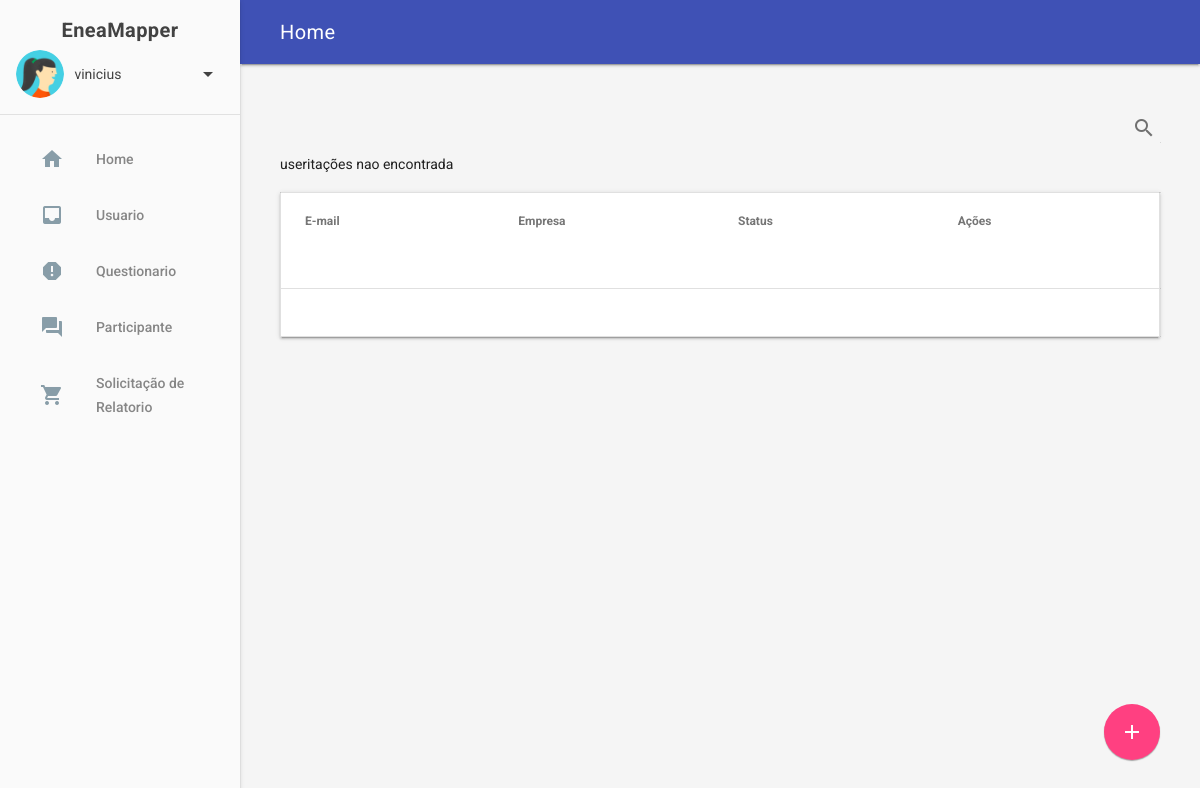
/participante/list (signed in), run on an earlier commit of the app's database.
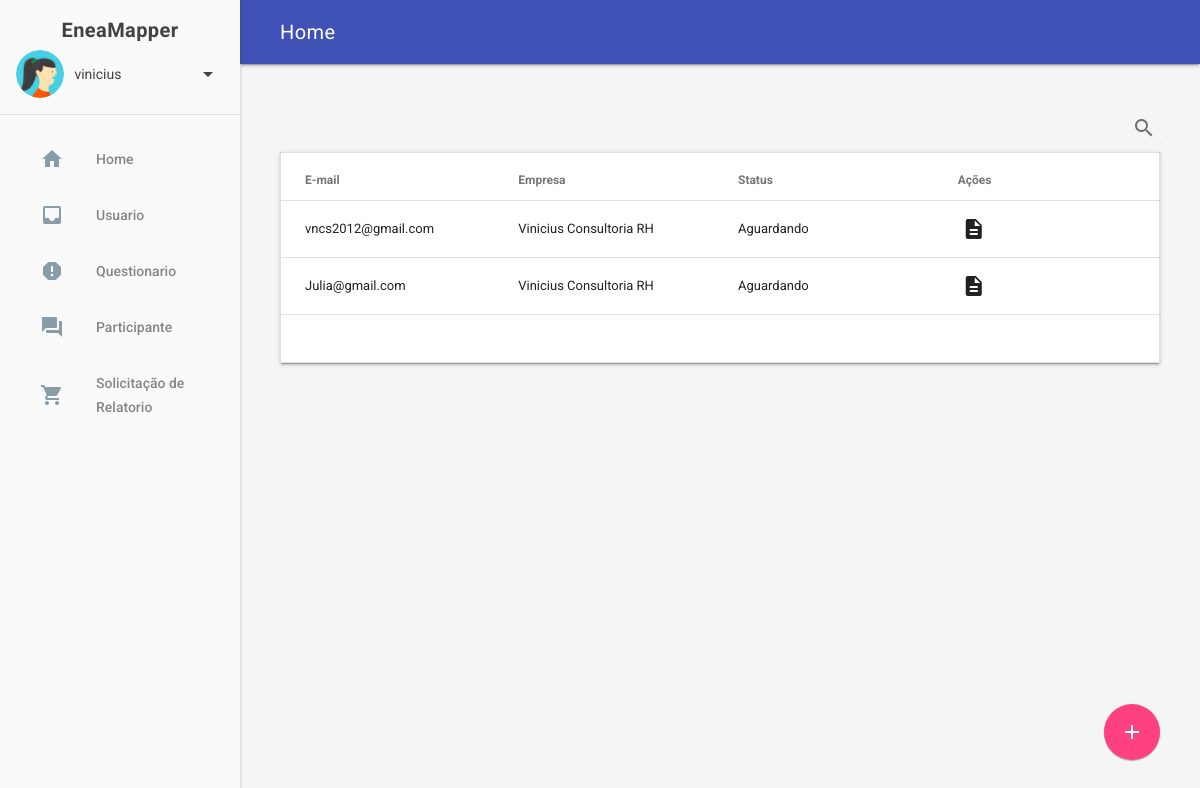
And on a later commit of the database.
### apps/participantes/models.py (models this page shows, shortened)
class Participantes(models.Model):
    cd_participante = models.AutoField(primary_key=True, editable=False)
    email = models.EmailField('E-mail', max_length=254)
    participante = models.CharField('Nome do participante', max_length=130, blank=True)
    foto = models.ImageField(upload_to='participantes/%d/%m/%Y/', blank=True, null=True)
    empresa = models.ForeignKey(Empresa, verbose_name="Empresa Relacionada", on_delete=models.CASCADE,blank=True, null=True)
    questionario = models.BooleanField("Respondeu?" ,default=False ,blank=True, null=True)

### apps/empresa/models.py (models this page shows, shortened)
class Empresa(models.Model):
    user_admin = models.OneToOneField(User, verbose_name="Usuario Administrador", on_delete=models.CASCADE)
    nome = models.CharField("Empresa  & Consultor", max_length=128)
    email = models.EmailField("E-mail", max_length=128)
    contato = models.CharField("Telefone de Contato", max_length=12)
    status = models.BooleanField("Status", default=True)
    class Meta:
        verbose_name = "Empresa"
        verbose_name_plural = "Empresa & Consultor"

### apps/participantes/views.py (the view)
# urls.py: path('list', myapp_views.paricipante_list, name='paricipante_list'),
@login_required
def paricipante_list(request):
    empresa = get_empresa(request.user)
    participantes = Participantes.objects.filter(empresa=empresa).all()
    contexto = {
        'listar': participantes
    }
    return render(request, 'participante/list.html', contexto)

### templates/participante/list.html (shortened to what this page needs)
{% extends 'base.html' %}
{% load static %}
{% block content %}
<section class="mdl-grid" id="my-table" style="padding-top: 0px;margin-top: 0px;">
    <div class="mdl-cell mdl-cell--6-col-tablet mdl-cell--12-col-desktop">
        <table id="mdl-table" class="mdl-data-table mdl-js-data-table mdl-shadow--2dp" >
            <div class="mdl-paging"><span class="mdl-paging__per-page">
                <div class="mdl-textfield mdl-js-textfield mdl-textfield--expandable is-upgraded is-focused">
                        <label class="mdl-button mdl-js-button mdl-button--icon" for="sample6">
                                <i class="material-icons">search</i>
                        </label>
                </div>
            </div>
            <thead>
                <tr>
                     <th>E-mail</th>
                     <th>Empresa</th>
                     <th>Status</th>
                    <th>Ações</th>
                </tr>
            </thead>
            {% if listar %}
                <tbody >
                    {% for list in listar %}
                        <tr>
                            <td>{{ list.email }}</td>
                            <td>{{ list.empresa }}</td>
                            {% if list.questionario  %}
                                <td>Respondido</td>
                            {% else %}
                                 <td>Aguardando</td>
                            {% endif %}
                            <td>
                                <a href="" class="mdl-button mdl-js-button mdl-button--icon" title='Relatorio do Participante'>
                                <i class="material-icons">description</i>
                                </a>
                            </td>
                        </tr>
                    {% endfor %}
                </tbody>
            {%else%}
                    <tr>
                        <p>useritações nao encontrada</p>
                 </tr>
            {% endif %}
            <tfoot>
            <tr>
                <td colspan='8'>{% include 'partials/_paginacao.html' %}</td>
            </tr>
            </tfoot>
        </table>
    </div>
</section>
 <a href="{% url 'create_participante' %}" id="view-source" class="mdl-button mdl-js-button mdl-button--fab mdl-js-ripple-effect mdl-button--colored mdl-color-text--white">
 <i class="material-icons">add</i>
 </a>
{% endblock  %}

What changed in the data, as far as the page shows it:
added Participantes: email "vncs2012@gmail.com", empresa "Vinicius Consultoria RH", questionario "Aguardando"
added Participantes: email "Julia@gmail.com", empresa "Vinicius Consultoria RH", questionario "Aguardando"
Also different on the page:
text no longer shown: "useritações nao encontrada"
